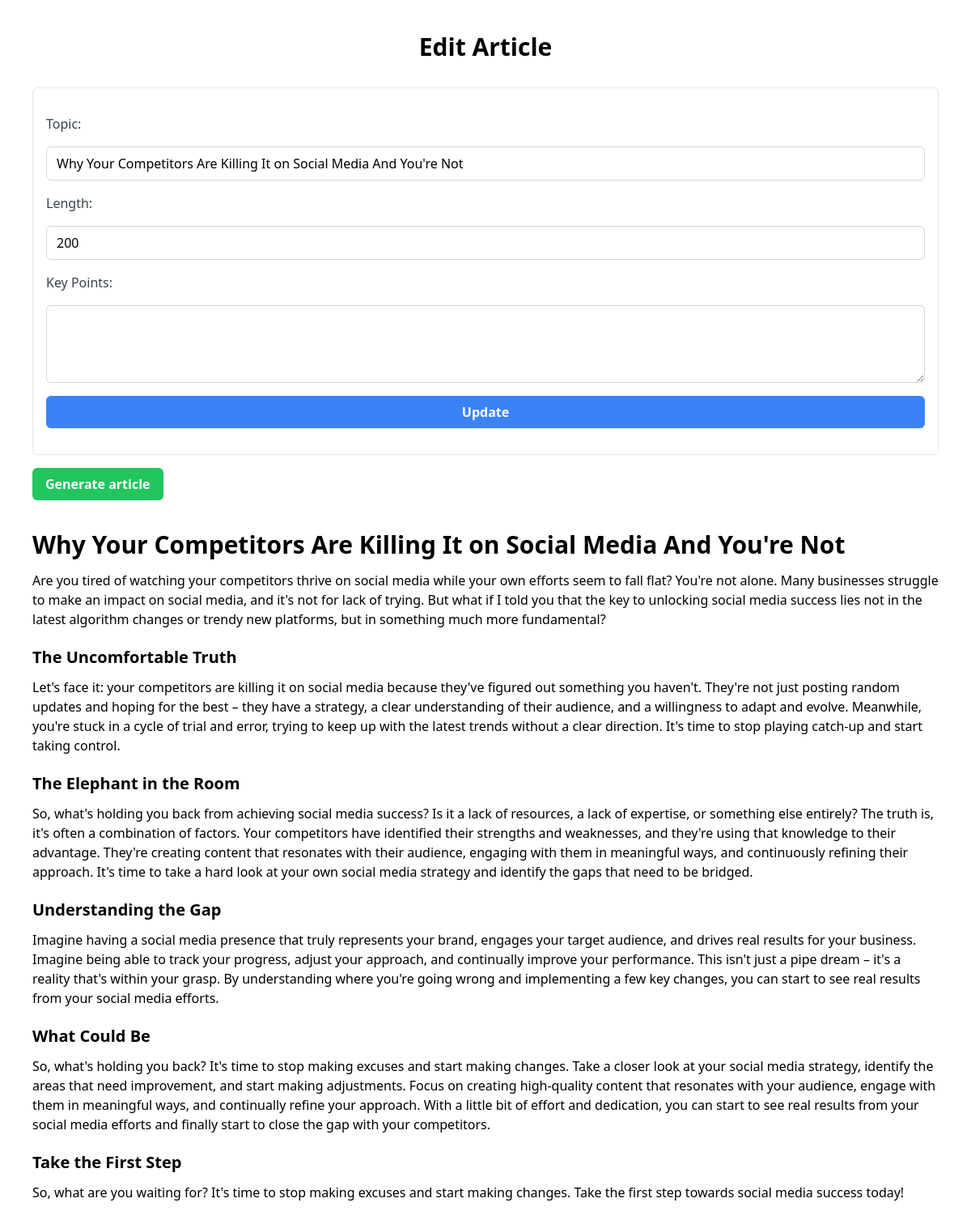
The app's page /edit/7 with its own data.
### app.py (models this page shows, shortened)
class Article(db.Model):
    id = db.Column(db.Integer, primary_key=True)
    topic = db.Column(db.String(100), nullable=False)
    length = db.Column(db.Integer, nullable=False)
    key_points = db.Column(db.Text, nullable=False)
    post = db.Column(db.Text, nullable=True)
    review = db.Column(db.Text, nullable=True)

### app.py (the view)
@app.route("/edit/<int:id>", methods=["GET", "POST"])
def edit(id):
    article = Article.query.get_or_404(id)
    if request.method == "POST":
        article.topic = request.form["topic"]
        article.length = int(request.form["length"])
        article.key_points = request.form["key_points"]
        db.session.commit()
        return redirect(url_for("index"))
    return render_template("edit.html", article=article)

### templates/edit.html (shortened to what this page needs)
<!DOCTYPE html>
<html>
  <head>
    <script src="https://cdn.tailwindcss.com"></script>
  </head>
  <body class="p-10">
    <h1 class="text-3xl font-bold text-center mb-8">Edit Article</h1>
    <form
      action="{{ url_for('edit', id=article.id) }}"
      method="post"
      class="flex flex-col space-y-4 px-4 py-8 border border-gray-200 rounded-md"
    >
      <label for="topic" class="text-gray-700 font-medium">Topic:</label>
      <input
        type="text"
        id="topic"
        name="topic"
        value="{{ article.topic }}"
        class="px-3 py-2 rounded-md focus:outline-none focus:ring focus:ring-blue-500 border border-gray-300"
      />
      <label for="length" class="text-gray-700 font-medium">Length:</label>
      <input
        type="number"
        id="length"
        name="length"
        value="{{ article.length }}"
        class="px-3 py-2 rounded-md focus:outline-none focus:ring focus:ring-blue-500 border border-gray-300"
      />
      <label for="key_points" class="text-gray-700 font-medium"
        >Key Points:</label
      >
      <textarea
        id="key_points"
        name="key_points"
        class="px-3 py-2 rounded-md focus:outline-none focus:ring focus:ring-blue-500 border border-gray-300 h-24"
      >
{{ article.key_points }}</textarea
      >
      <input
        type="submit"
        value="Update"
        class="bg-blue-500 hover:bg-blue-700 text-white font-bold py-2 px-4 rounded-md"
      />
    </form>
    <button
      id="generate-button"
      class="bg-green-500 hover:bg-green-700 text-white font-bold py-2 px-4 rounded-md mt-4"
      onclick="generateArticle()"
    >
      Generate article
    </button>
    <div id="post" class="mt-8 [*>h1:font-bold]">{{ article.post|safe }}</div>
  </body>
</html>

### templates/edit.html (style rules this page uses)
#post h1 { font-size: 30px; font-weight: bold; margin-bottom: 10px; }
#post h2 { font-weight: bold; font-size: 20px; margin-bottom: 10px; margin-top: 20px; }
#post p { margin-bottom: 20px; }

### records on screen
Article: topic "Why Your Competitors Are Killing It on Social Media And You're Not", length "200", post "Why Your Competitors Are Killing It on Social Media And You're Not Are you tired of watching your competitors thrive on social media while your own efforts seem to fall flat? You're not alone. Many businesses struggle to make an impact on social media, and it's not for lack of trying. But what if I told you that the key to unlocking social media success lies not in the latest algorithm changes or trendy new platforms, but in something much more fundamental? The Uncomfortable Truth Let's face it: your competitors are killing it on social media because they've figured out something you haven't. They're not just posting random updates and hoping for the best – they have a strategy, a clear…"
